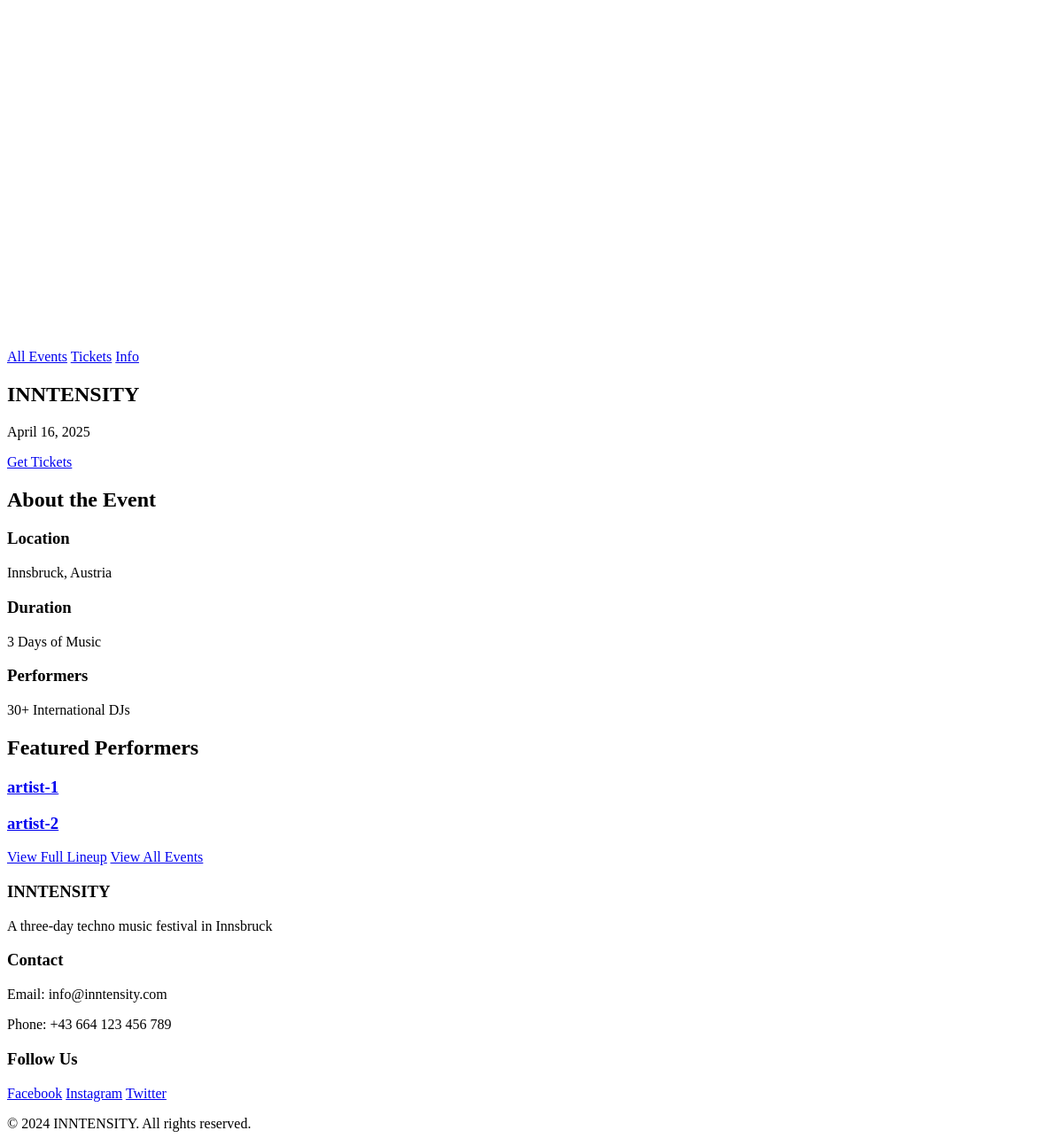
Before: / with the older database file.
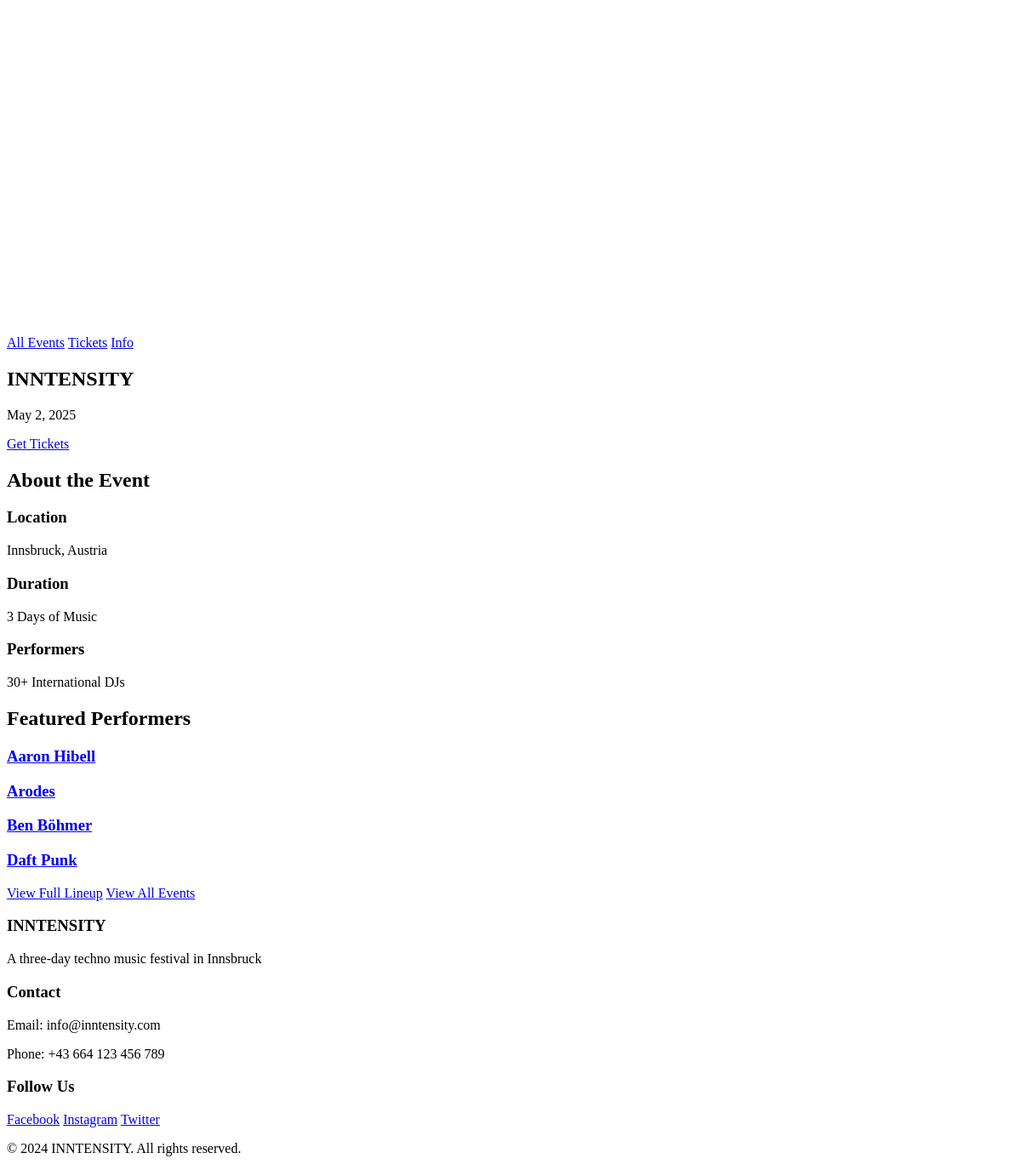
After: the same page with the newer database file.
### core/models.py (models this page shows, shortened)
class Event(models.Model):
    title = models.CharField(max_length=200)
    slug = models.SlugField(unique=True, blank=True)
    date = models.DateField()
    description = models.TextField()
    hero_image = models.ImageField(upload_to='events/')
    featured = models.BooleanField(default=False)
    created_at = models.DateTimeField(auto_now_add=True)
    updated_at = models.DateTimeField(auto_now=True)
    performers = models.ManyToManyField('Performer', related_name='events')
    name = models.CharField(max_length=200) # TODO: Remove this or it is used for admin page of performers
    venue = models.CharField(max_length=200)
    ticket_link = models.URLField(blank=True)
    image = models.ImageField(upload_to='events/', blank=True)
    class Meta:
        ordering = ['-date']

class Performer(models.Model):
    name = models.CharField(max_length=200)
    slug = models.SlugField(unique=True, blank=True)
    bio = models.TextField()
    image = models.ImageField(upload_to='artists/')
    social_media = models.JSONField(default=dict, blank=True)
    featured = models.BooleanField(default=False)
    created_at = models.DateTimeField(auto_now_add=True)
    updated_at = models.DateTimeField(auto_now=True)
    class Meta:
        ordering = ['name']

### core/views.py (the view)
# urls.py: path('', views.home, name='home'),
def home(request):
    featured_event = Event.objects.filter(featured=True).first()
    featured_artists = Performer.objects.filter(featured=True)[:6]
    return render(request, 'core/home.html', {
        'featured_event': featured_event,
        'featured_artists': featured_artists,
    })

### templates/core/home.html (shortened to what this page needs)
{% extends 'core/base.html' %}
{% load static %}
{% block content %}
<section class="hero" style="background-image: url('{{ featured_event.hero_image.url }}');">
    <div class="hero-content">
        <h1>INNTENSITY</h1>
        <p class="hero-date">{{ featured_event.date|date:"F j, Y" }}</p>
        <a href="{% url 'core:tickets' %}" class="cta-button">Get Tickets</a>
    </div>
</section>
<section class="event-info">
    <div class="container">
        <h2>About the Event</h2>
        <div class="info-grid">
            <div class="info-card">
                <h3>Location</h3>
                <p>Innsbruck, Austria</p>
            </div>
            <div class="info-card">
                <h3>Duration</h3>
                <p>3 Days of Music</p>
            </div>
            <div class="info-card">
                <h3>Performers</h3>
                <p>30+ International DJs</p>
            </div>
        </div>
    </div>
</section>
<section class="featured-artists">
    <div class="container">
        <h2>Featured Performers</h2>
        <div class="artist-grid">
            {% for artist in featured_artists %}
            <a href="{% url 'core:performer_detail' artist.slug %}" class="artist-card">
                <h3>{{ artist.name }}</h3>
            </a>
            {% endfor %}
        </div>
        <div class="view-more-container">
            <a href="{% url 'core:lineup' %}" class="view-more">View Full Lineup</a>
            <a href="{% url 'core:all_events' %}" class="view-more events-link">View All Events</a>
        </div>
    </div>
</section>
{% endblock %}

### templates/core/base.html (shortened to what this page needs)
{% load static %}
{% load compress %}
<!DOCTYPE html>
<html lang="en">
<head>
    {% compress css %}
    <link rel="stylesheet" href="{% static 'scss/main.scss' %}" type="text/x-scss">
    {% endcompress %}
</head>
<body>
    <header class="main-header">
        <div class="container">
            <nav class="main-nav">
                <a href="{% url 'core:home' %}" class="logo">
                    <img src="{% static 'images/logo-small.svg' %}" alt="INNTENSITY" class="logo-img">
                    <img src="{% static 'images/logo-small.svg' %}" alt="INNTENSITY" class="logo-img-small">
                </a>
                <div class="nav-links">
                    <a href="{% url 'core:all_events' %}">All Events</a>
                    <a href="{% url 'core:tickets' %}">Tickets</a>
                    <a href="{% url 'core:info' %}">Info</a>
                </div>
            </nav>
        </div>
    </header>
    <main>
        {% block content %}{% endblock %}
    </main>
    <footer>
        <div class="container">
            <div class="footer-content">
                <div class="footer-section">
                    <h3>INNTENSITY</h3>
                    <p>A three-day techno music festival in Innsbruck</p>
                </div>
                <div class="footer-section">
                    <h3>Contact</h3>
                    <p>Email: info@inntensity.com</p>
                    <p>Phone: +43 664 123 456 789</p>
                </div>
                <div class="footer-section">
                    <h3>Follow Us</h3>
                    <div class="social-links">
                        <a href="#">Facebook</a>
                        <a href="#">Instagram</a>
                        <a href="#">Twitter</a>
                    </div>
                </div>
            </div>
            <div class="footer-bottom">
                <p>&copy; 2024 INNTENSITY. All rights reserved.</p>
            </div>
        </div>
    </footer>
</body>
</html>

Changed rows visible on the page:
removed Event: date "April 16, 2025"
removed Performer: name "artist-1"
removed Performer: name "artist-2"
added Event: date "May 2, 2025"
added Performer: name "Aaron Hibell"
added Performer: name "Arodes"
added Performer: name "Ben Böhmer"
added Performer: name "Daft Punk"
